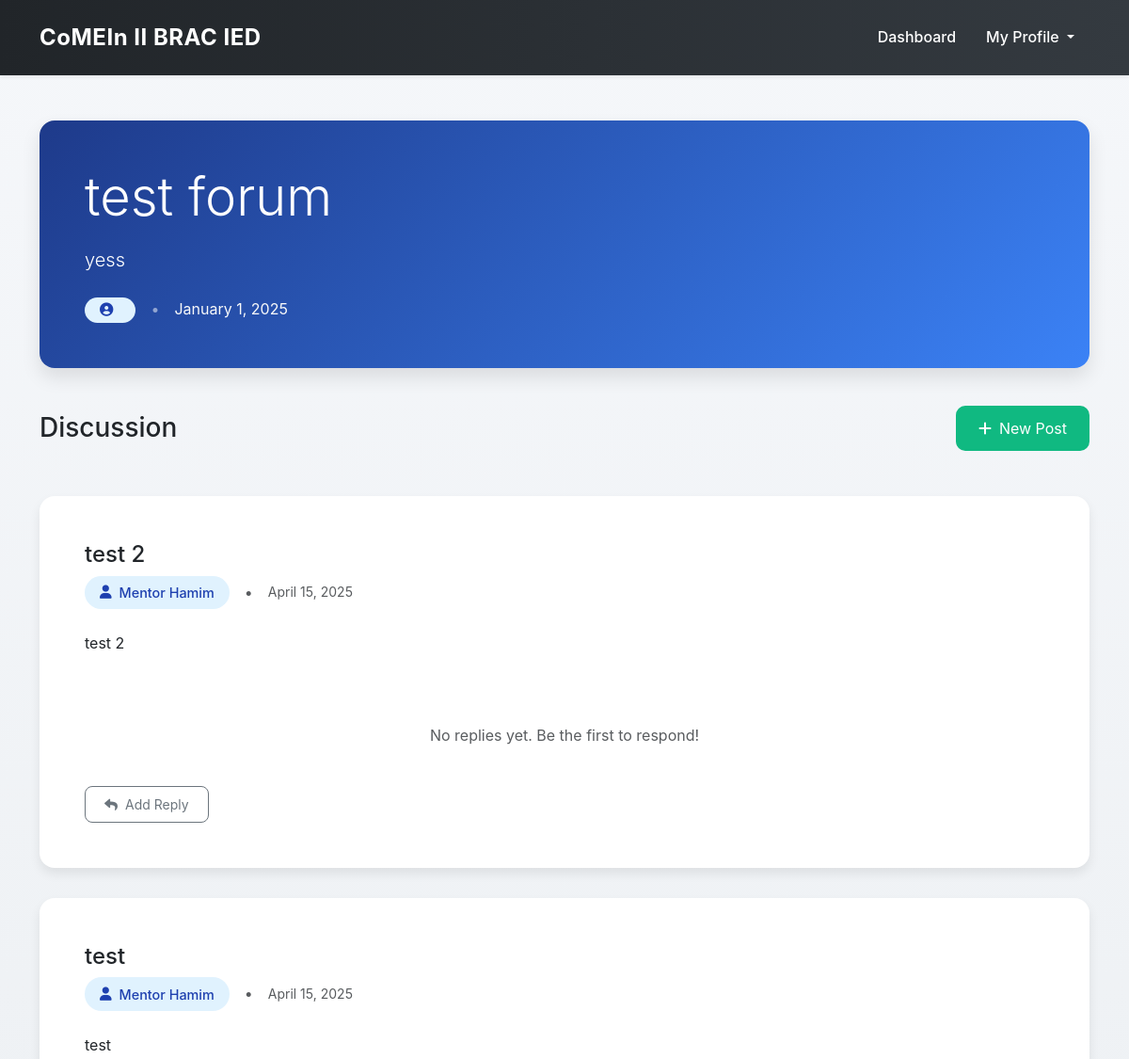
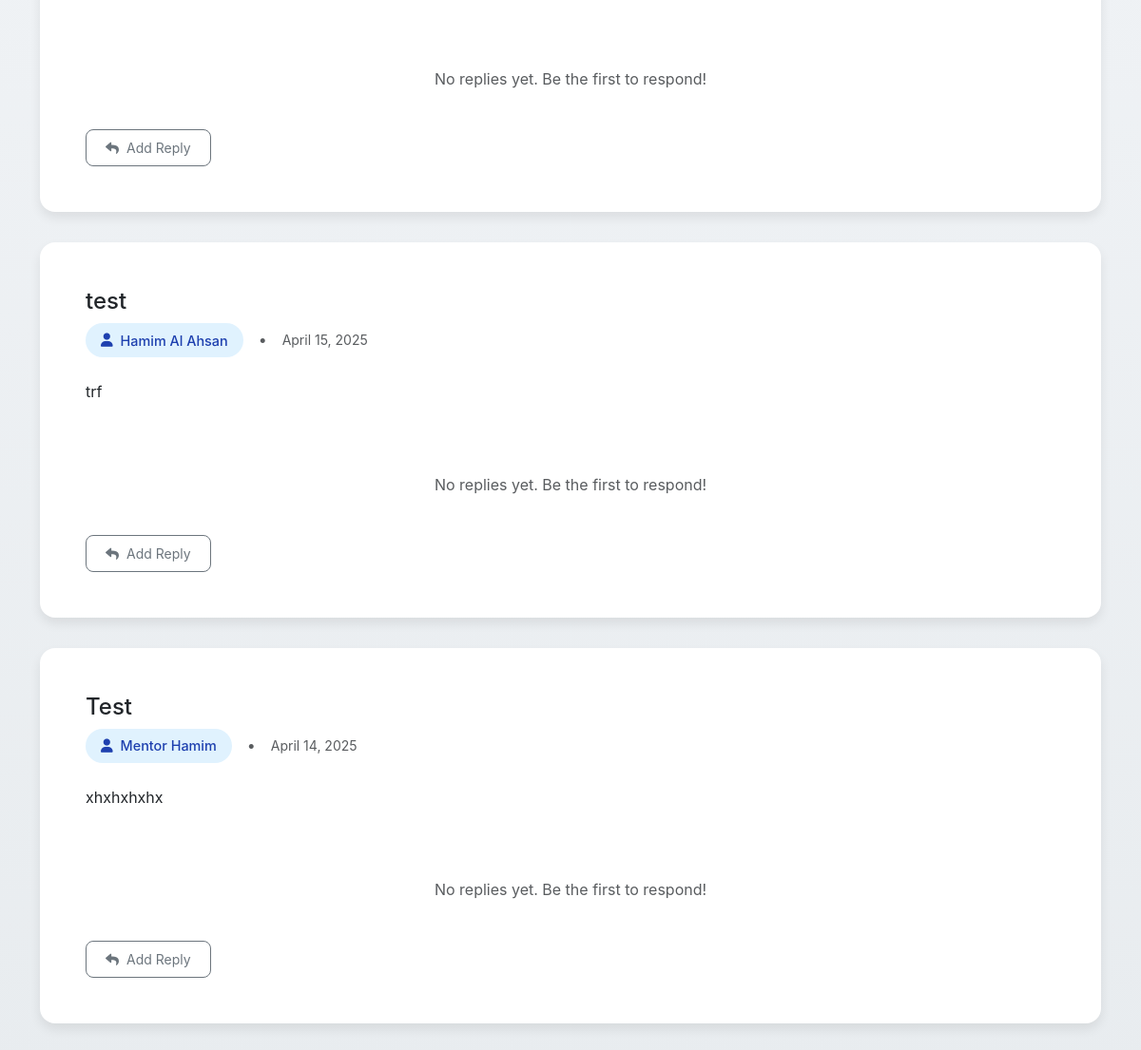
The page /forum/1/ (signed in) on the database its author committed (2 pictures, top to bottom).
### forum/models.py (models this page shows, shortened)
class Forum(models.Model):
    title = models.CharField(max_length=200)
    description = models.TextField()
    created_by = models.ForeignKey(settings.AUTH_USER_MODEL, on_delete=models.SET_NULL, null=True, related_name='forums_created')
    created_at = models.DateTimeField(default=timezone.now)
    participants = models.ManyToManyField(settings.AUTH_USER_MODEL, related_name='forums_joined')
    moderator = models.ForeignKey(settings.AUTH_USER_MODEL, on_delete=models.SET_NULL, null=True, related_name='forums_moderated', blank=True)  # moderator field

class Post(models.Model):
    CONTEXT_CHOICES = [
        ('citation', 'Citation'),
        ('proposal', 'Proposal Writing'),
        ('ai', 'Use of AI'),
        ('plagiarism', 'Plagiarism'),
    ]
    forum = models.ForeignKey(Forum, on_delete=models.CASCADE, related_name='posts')
    created_by = models.ForeignKey(settings.AUTH_USER_MODEL, on_delete=models.SET_NULL, null=True, related_name='posts_created')
    created_at = models.DateTimeField(default=timezone.now)
    title = models.CharField(max_length=255)
    content = HTMLField()
    context = models.CharField(max_length=20, choices=CONTEXT_CHOICES, blank=True, null=True)

### users/models.py (models this page shows, shortened)
class User(AbstractUser, PermissionsMixin):
    USER_TYPE_CHOICES = [
        ('student', 'Student'),
        ('mentor', 'Mentor'),
    ]
    user_type = models.CharField(
        max_length=10,
        choices=USER_TYPE_CHOICES,
        default='student',
        help_text="Set the user as Student or mentor."
    )
    objects = UserManager()
    username = models.CharField(
        _("username"),
        max_length=150,
        unique=True,
        help_text=_(
            "Required. 150 characters or fewer. Letters, digits and @/./+/-/_ only."
        ),
        validators=[
            UnicodeUsernameValidator()
        ],
        error_messages={
            "unique": _("A user with that username already exists."),
        },
        default='default_user'
    )
    password_changed = models.BooleanField(default=False)
    first_name = models.CharField(_("first name"), max_length=150, blank=True)
    last_name = models.CharField(_("last name"), max_length=150, blank=True)
    email = models.EmailField(_("email address"), blank=True, unique=True) # Email Field added

### forum/views.py (the view, shortened to what this page needs)
# urls.py: path('<int:forum_id>/', views.forum_detail, name='forum_detail'),
@login_required
def forum_detail(request, forum_id):
    forum = get_object_or_404(Forum, id=forum_id)
    posts = forum.posts.all().order_by('-created_at')  # Order posts by creation time
    form = PostForm()
    reply_form = ReplyForm()
    context = {
        'forum': forum,
        'posts': posts,
        'form': form,
        'reply_form': reply_form,
        'is_moderator':request.user == forum.moderator
    }
    return render(request, 'forum/forum_detail.html', context)

### forum/templates/forum/forum_detail.html (shortened to what this page needs)
<!DOCTYPE html>
<html lang="en">
<head>
    <link href="https://cdn.jsdelivr.net/npm/bootstrap@5.3.2/dist/css/bootstrap.min.css" rel="stylesheet">
    <link href="https://cdnjs.cloudflare.com/ajax/libs/font-awesome/6.0.0/css/all.min.css" rel="stylesheet">
</head>
<body>
    {% include 'includes/navbar.html' %}
    <div class="container py-5">
        <div class="forum-header">
            <h1 class="display-4 mb-3">{{ forum.title }}</h1>
            <p class="lead mb-4">{{ forum.description }}</p>
            <div class="d-flex align-items-center gap-3">
                <span class="user-badge">
                    <i class="fas fa-user-circle"></i>
                </span>
                <span class="text-white-50">•</span>
                <span class="text-light">{{ forum.created_at|date:"F j, Y" }}</span>
            </div>
        </div>
        <div class="d-flex justify-content-between align-items-center mb-5">
            <h3 class="mb-0">Discussion</h3>
            <button type="button" class="btn btn-success" data-bs-toggle="modal" data-bs-target="#createPostModal">
                <i class="fas fa-plus"></i> New Post
            </button>
        </div>
        <div class="row">
            {% for post in posts %}
            <div class="col-12">
                <div class="post-card">
                    <div class="card-body p-5">
                        <div class="d-flex justify-content-between align-items-start mb-4">
                            <div>
                                <h4 class="card-title mb-2">{{ post.title }}</h4>
                                <div class="d-flex align-items-center gap-3 text-muted">
                                    <span class="user-badge">
                                        <i class="fas fa-user"></i>
                                        <a href="{% url 'profile_view' %}?student_id={{ post.created_by.id }}">{{ post.created_by.first_name }} {{ post.created_by.last_name }}</a>
                                    </span>
                                    <span>•</span>
                                    <small>{{ post.created_at|date:"F j, Y" }}</small>
                                </div>
                            </div>
                        </div>
                        <p class="card-text mb-4">{{ post.content }}</p>
                        <div class="mt-5">
                            {% for reply in post.replies.all %}
                            <div class="reply">
                                <div class="d-flex align-items-center gap-3 mb-2">
                                    <span class="user-badge">
                                        <i class="fas fa-user"></i>
                                        <a href="{% url 'profile_view' %}?student_id={{ reply.created_by.id }}">{{ reply.created_by.first_name }} {{ reply.created_by.last_name }}</a>
                                    </span>
                                    <small class="text-muted">{{ reply.created_at|date:"M j, Y" }}</small>
                                </div>
                                <p class="card-text mb-0">{{ reply.content }}</p>
                            </div>
                            {% empty %}
                            <div class="text-center py-4 text-muted">
                                No replies yet. Be the first to respond!
                            </div>
                            {% endfor %}
                        </div>
                        <button class="btn btn-outline-secondary btn-sm mt-3" type="button" data-bs-toggle="collapse"
                            data-bs-target="#replyForm-{{ post.id }}">
                            <i class="fas fa-reply me-2"></i>Add Reply
                        </button>
                    </div>
                </div>
            </div>
            {% empty %}
            <div class="col-12 text-center py-5">
                <div class="alert alert-info">
                    No posts yet. Start the conversation!
                </div>
            </div>
            {% endfor %}
        </div>
    </div>
</body>
</html>

### forum/templates/forum/forum_detail.html (style rules this page uses)
body { font-family: 'Inter', system-ui, -apple-system, sans-serif; background: linear-gradient(to bottom, #f5f7fa, #e8ecef); line-height: 1.6; }
.forum-header { background: linear-gradient(135deg, #1e3a8a, #3b82f6); color: white; border-radius: 16px; padding: 3rem; margin-bottom: 2.5rem; box-shadow: 0 10px 20px rgba(0, 0, 0, 0.1); }
.post-card { border: none; border-radius: 16px; box-shadow: 0 6px 12px rgba(0, 0, 0, 0.08); transition: transform 0.3s ease, box-shadow 0.3s ease; background: white; margin-bottom: 2rem; overflow: hidden; }
.user-badge { background: #e0f2fe; border-radius: 50px; padding: 0.4rem 1rem; font-size: 0.9rem; display: inline-flex; align-items: center; gap: 0.5rem; color: #1e40af; font-weight: 500; text-decoration: none; }
.user-badge a { color: #1e40af; text-decoration: none; }
.btn-success { background: #10b981; border: none; padding: 0.75rem 1.5rem; border-radius: 10px; display: inline-flex; align-items: center; gap: 0.5rem; transition: background 0.2s ease; }
.btn-outline-secondary { border-radius: 8px; padding: 0.5rem 1.25rem; transition: all 0.2s ease; }

### rows shown on the page
Forum: title "test forum", description "yess", created_at "January 1, 2025"
Post: title "test 2", created_by.first_name "Mentor", created_by.last_name "Hamim", created_at "April 15, 2025", content "test 2"
Post: title "test", created_by.first_name "Mentor", created_by.last_name "Hamim", created_at "April 15, 2025", content "test"
Post: title "test", created_by.first_name "Hamim", created_by.last_name "Al Ahsan", created_at "April 15, 2025", content "trf"
Post: title "Test", created_by.first_name "Mentor", created_by.last_name "Hamim", created_at "April 14, 2025", content "xhxhxhxhx"
